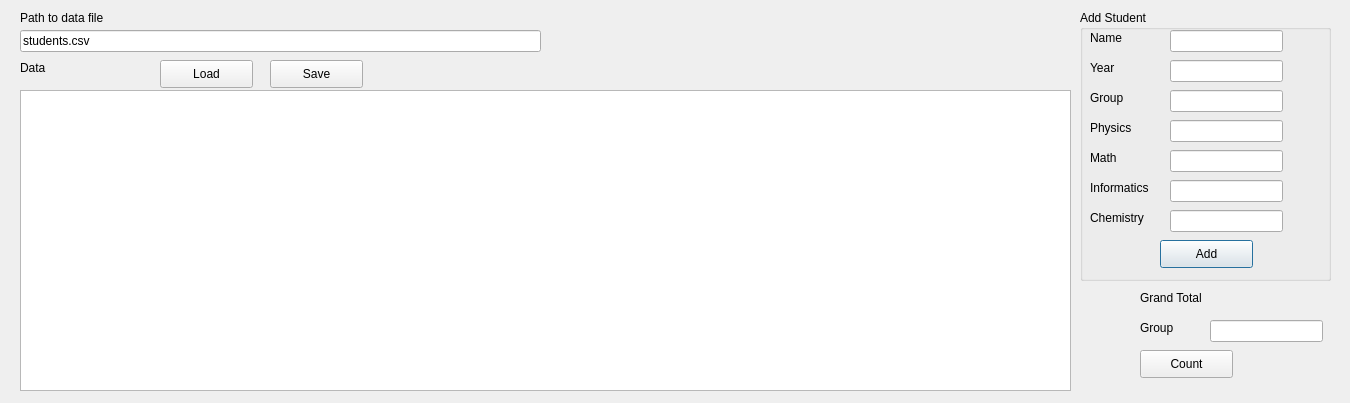
<?xml version="1.0" encoding="UTF-8"?>
<ui version="4.0">
 <class>Dialog</class>
 <widget class="QDialog" name="Dialog">
  <property name="geometry">
   <rect>
    <x>0</x>
    <y>0</y>
    <width>1350</width>
    <height>403</height>
   </rect>
  </property>
  <property name="windowTitle">
   <string>Dialog</string>
  </property>
  <widget class="QLineEdit" name="lineEdit">
   <property name="geometry">
    <rect>
     <x>20</x>
     <y>30</y>
     <width>521</width>
     <height>22</height>
    </rect>
   </property>
   <property name="text">
    <string>students.csv</string>
   </property>
  </widget>
  <widget class="QLabel" name="label">
   <property name="geometry">
    <rect>
     <x>20</x>
     <y>10</y>
     <width>101</width>
     <height>16</height>
    </rect>
   </property>
   <property name="text">
    <string>Path to data file</string>
   </property>
  </widget>
  <widget class="QTableView" name="tableView">
   <property name="geometry">
    <rect>
     <x>20</x>
     <y>90</y>
     <width>1051</width>
     <height>301</height>
    </rect>
   </property>
  </widget>
  <widget class="QLabel" name="label_2">
   <property name="geometry">
    <rect>
     <x>20</x>
     <y>60</y>
     <width>55</width>
     <height>16</height>
    </rect>
   </property>
   <property name="text">
    <string>Data</string>
   </property>
  </widget>
  <widget class="QGroupBox" name="groupBox">
   <property name="geometry">
    <rect>
     <x>1080</x>
     <y>10</y>
     <width>251</width>
     <height>271</height>
    </rect>
   </property>
   <property name="title">
    <string>Add Student</string>
   </property>
   <widget class="QLineEdit" name="lineEdit_2">
    <property name="geometry">
     <rect>
      <x>90</x>
      <y>20</y>
      <width>113</width>
      <height>22</height>
     </rect>
    </property>
   </widget>
   <widget class="QLabel" name="label_3">
    <property name="geometry">
     <rect>
      <x>10</x>
      <y>20</y>
      <width>55</width>
      <height>16</height>
     </rect>
    </property>
    <property name="text">
     <string>Name</string>
    </property>
   </widget>
   <widget class="QLabel" name="label_4">
    <property name="geometry">
     <rect>
      <x>10</x>
      <y>50</y>
      <width>55</width>
      <height>16</height>
     </rect>
    </property>
    <property name="text">
     <string>Year</string>
    </property>
   </widget>
   <widget class="QLineEdit" name="lineEdit_3">
    <property name="geometry">
     <rect>
      <x>90</x>
      <y>50</y>
      <width>113</width>
      <height>22</height>
     </rect>
    </property>
   </widget>
   <widget class="QLabel" name="label_5">
    <property name="geometry">
     <rect>
      <x>10</x>
      <y>80</y>
      <width>55</width>
      <height>16</height>
     </rect>
    </property>
    <property name="text">
     <string>Group</string>
    </property>
   </widget>
   <widget class="QLineEdit" name="lineEdit_4">
    <property name="geometry">
     <rect>
      <x>90</x>
      <y>80</y>
      <width>113</width>
      <height>22</height>
     </rect>
    </property>
   </widget>
   <widget class="QLabel" name="label_6">
    <property name="geometry">
     <rect>
      <x>10</x>
      <y>110</y>
      <width>55</width>
      <height>16</height>
     </rect>
    </property>
    <property name="text">
     <string>Physics</string>
    </property>
   </widget>
   <widget class="QLabel" name="label_7">
    <property name="geometry">
     <rect>
      <x>10</x>
      <y>140</y>
      <width>55</width>
      <height>16</height>
     </rect>
    </property>
    <property name="text">
     <string>Math</string>
    </property>
   </widget>
   <widget class="QLabel" name="label_8">
    <property name="geometry">
     <rect>
      <x>10</x>
      <y>170</y>
      <width>71</width>
      <height>16</height>
     </rect>
    </property>
    <property name="text">
     <string>Informatics</string>
    </property>
   </widget>
   <widget class="QLabel" name="label_9">
    <property name="geometry">
     <rect>
      <x>10</x>
      <y>200</y>
      <width>71</width>
      <height>16</height>
     </rect>
    </property>
    <property name="text">
     <string>Chemistry</string>
    </property>
   </widget>
   <widget class="QLineEdit" name="lineEdit_5">
    <property name="geometry">
     <rect>
      <x>90</x>
      <y>110</y>
      <width>113</width>
      <height>22</height>
     </rect>
    </property>
   </widget>
   <widget class="QLineEdit" name="lineEdit_6">
    <property name="geometry">
     <rect>
      <x>90</x>
      <y>140</y>
      <width>113</width>
      <height>22</height>
     </rect>
    </property>
   </widget>
   <widget class="QLineEdit" name="lineEdit_7">
    <property name="geometry">
     <rect>
      <x>90</x>
      <y>170</y>
      <width>113</width>
      <height>22</height>
     </rect>
    </property>
   </widget>
   <widget class="QLineEdit" name="lineEdit_8">
    <property name="geometry">
     <rect>
      <x>90</x>
      <y>200</y>
      <width>113</width>
      <height>22</height>
     </rect>
    </property>
   </widget>
   <widget class="QPushButton" name="pushButton_2">
    <property name="geometry">
     <rect>
      <x>80</x>
      <y>230</y>
      <width>93</width>
      <height>28</height>
     </rect>
    </property>
    <property name="text">
     <string>Add</string>
    </property>
   </widget>
  </widget>
  <widget class="QPushButton" name="pushButton">
   <property name="geometry">
    <rect>
     <x>160</x>
     <y>60</y>
     <width>93</width>
     <height>28</height>
    </rect>
   </property>
   <property name="text">
    <string>Load</string>
   </property>
  </widget>
  <widget class="QPushButton" name="pushButton_3">
   <property name="geometry">
    <rect>
     <x>270</x>
     <y>60</y>
     <width>93</width>
     <height>28</height>
    </rect>
   </property>
   <property name="text">
    <string>Save</string>
   </property>
  </widget>
  <widget class="QLabel" name="label_10">
   <property name="geometry">
    <rect>
     <x>1140</x>
     <y>290</y>
     <width>71</width>
     <height>16</height>
    </rect>
   </property>
   <property name="text">
    <string>Grand Total</string>
   </property>
  </widget>
  <widget class="QLabel" name="label_11">
   <property name="geometry">
    <rect>
     <x>1230</x>
     <y>290</y>
     <width>55</width>
     <height>16</height>
    </rect>
   </property>
   <property name="text">
    <string/>
   </property>
  </widget>
  <widget class="QPushButton" name="pushButton_4">
   <property name="geometry">
    <rect>
     <x>1140</x>
     <y>350</y>
     <width>93</width>
     <height>28</height>
    </rect>
   </property>
   <property name="text">
    <string>Count</string>
   </property>
  </widget>
  <widget class="QLabel" name="label_12">
   <property name="geometry">
    <rect>
     <x>1140</x>
     <y>320</y>
     <width>71</width>
     <height>16</height>
    </rect>
   </property>
   <property name="text">
    <string>Group</string>
   </property>
  </widget>
  <widget class="QLineEdit" name="lineEdit_9">
   <property name="geometry">
    <rect>
     <x>1210</x>
     <y>320</y>
     <width>113</width>
     <height>22</height>
    </rect>
   </property>
  </widget>
 </widget>
 <resources/>
 <connections/>
</ui>
